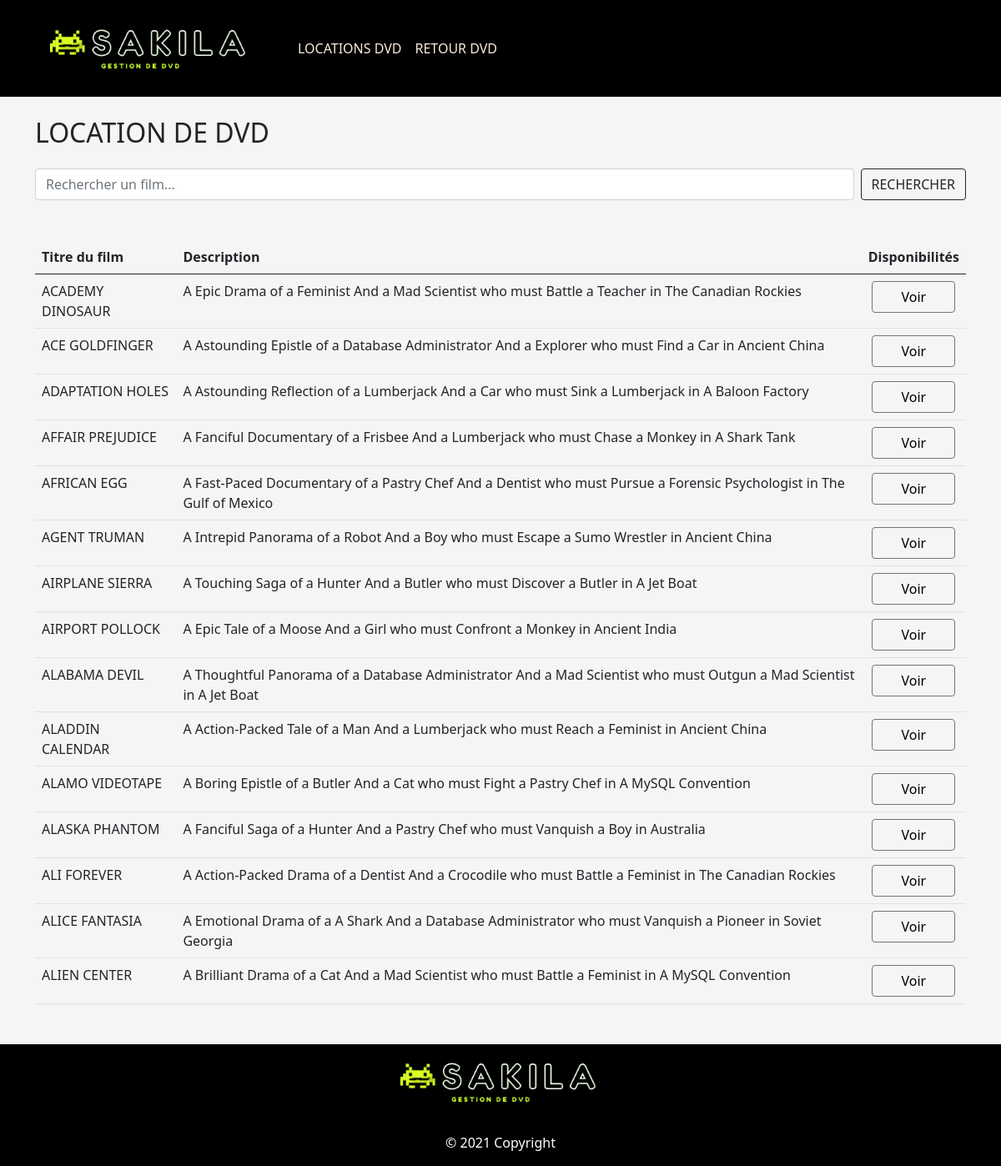
The page / on the database its author committed.
### tables this page shows
CREATE TABLE film (
  film_id SMALLINT UNSIGNED NOT NULL AUTO_INCREMENT,
  title VARCHAR(128) NOT NULL,
  description TEXT DEFAULT NULL,
  release_year YEAR DEFAULT NULL,
  language_id TINYINT UNSIGNED NOT NULL,
  original_language_id TINYINT UNSIGNED DEFAULT NULL,
  rental_duration TINYINT UNSIGNED NOT NULL DEFAULT 3,
  rental_rate DECIMAL(4,2) NOT NULL DEFAULT 4.99,
  length SMALLINT UNSIGNED DEFAULT NULL,
  replacement_cost DECIMAL(5,2) NOT NULL DEFAULT 19.99,
  rating ENUM('G','PG','PG-13','R','NC-17') DEFAULT 'G',
  special_features SET('Trailers','Commentaries','Deleted Scenes','Behind the Scenes') DEFAULT NULL,
  last_update TIMESTAMP NOT NULL DEFAULT CURRENT_TIMESTAMP ON UPDATE CURRENT_TIMESTAMP,
  PRIMARY KEY  (film_id),
  KEY idx_title (title),
  KEY idx_fk_language_id (language_id),
  KEY idx_fk_original_language_id (original_language_id),
  CONSTRAINT fk_film_language FOREIGN KEY (language_id) REFERENCES language (language_id) ON DELETE RESTRICT ON UPDATE CASCADE,
  CONSTRAINT fk_film_language_original FOREIGN KEY (original_language_id) REFERENCES language (language_id) ON DELETE RESTRICT ON UPDATE CASCADE
);

### class/dbconfig.php (called while the page is built, shortened)
<?php
class database {
  private $db_host = "127.0.0.1";
  private $db_username = "root";
  private $db_password = "secret";
  private $db_name= "sakila";
  public function connectDb() {
    $conn = new PDO("mysql:host=$this->db_host;dbname=$this->db_name", $this->db_username, $this->db_password );
    $conn->setAttribute(PDO::ATTR_ERRMODE, PDO::ERRMODE_EXCEPTION);
    return $conn;
  }
}
?>

### class/films.php (called while the page is built, shortened)
<?php
class films extends database{
    public function getFilmsAndSearch() {
        $title="";
        if(!isset($_POST['title'])) {
            $title ="";
        } else {
            $title=$_POST['title'];
        }
            $sql = "SELECT * FROM film WHERE title LIKE :title ORDER BY title ASC limit 0,15";
            $query = $this->connectDb()->prepare($sql);
            $exec = $query->execute(array(":title"=>$title.'%'));
            if($exec) {
                if($query->rowCount()>0)
                {
                    $films = $query;
                    return $films;
                    }
                else {
                    echo 'No Data With This title';
                }
            } else {
                echo 'ERROR Data Not Inserted';
            }
    }
}
?>

### index.php (the view, shortened to what this page needs)
<?php
include_once "class/dbconfig.php";
include_once "class/films.php";
$query = new films;
$films = $query->getFilmsAndSearch();
include("components/header.php");
?>
<div class="container">
    <h2 class="title_page mt-4">LOCATION DE DVD</h2>
    <form class="d-flex mt-4" name="searchfilm" method="post" action="index.php">
        <input class="form-control me-2" type="text" name="title" placeholder="Rechercher un film...">
        <button class="btn btn-outline-dark" name="Find" type="submit">RECHERCHER</button>
    </form>
</div>
<div class="container">
    <table class="table table-hover mt-5">
        <thead>
            <tr>
                <th class="cellule_designation">Titre du film</th>
                <th class="cellule_designation">Description</th>
                <th class="cellule_designation">Disponibilités</th>
            </tr>
        </thead>
        <tbody>
            <?php foreach($films as $film) { ?>
            <tr>
                <td class="cellule_table">
                    <?php echo $film['title']; ?>
                </td>
                <td class="cellule_table">
                    <?php echo $film['description']; ?>
                </td>
                <td class="text-center">
                    <button type="button" class="btn btn-outline-secondary" style="width: 100px;">
                        <a href="list_films_available.php?film_id=<?php echo $film['film_id'] ?>" style="text-decoration:none; color:black;">Voir</a>
                    </button>
                </td>
            </tr>
            <?php } ?>
        </tbody>
    </table>
</div>
<?php include("components/footer.php");?>

### components/header.php (shortened to what this page needs)
<!DOCTYPE html>
<html lang="en">
<head>
    <link rel="stylesheet" href="css/style.css" type="text/css">
    <link href="https://cdn.jsdelivr.net/npm/bootstrap@5.0.2/dist/css/bootstrap.min.css" rel="stylesheet"
>
</head>
<body>
    </head>
    <body style="background:whitesmoke">
        <header>
            <nav class="navbar navbar-expand-lg" style="background-color: black;">
                <div class="container-fluid">
                    <a class="navbar-brand" href="index.php">
                        <img src="logo/logo_sakila.png" alt="logo" width="auto" height="90px">
                    </a>
                    <div class="collapse navbar-collapse text-center" id="navbarSupportedContent">
                        <ul class="navbar-nav me-auto mb-2 mb-lg-0">
                            <li class="nav-item button-menu">
                                <a class="nav-link text-center" href="index.php" style="color: antiquewhite;"> LOCATIONS DVD </a>
                            </li>
                            <li class="nav-item button-menu">
                                <a class="nav-link" href="list_unreturned_films.php" style="color: antiquewhite;">RETOUR
                                    DVD</a>
                            </li>
                        </ul>
                    </div>
                </div>
            </nav>
        </header>

### components/footer.php
</body>
<footer class="text-center text-white fixed mt-5" style="background-color:black;">
    <a class="navbar-brand" href="index.php">
        <img src="logo/logo_sakila.png" alt="logo" width="auto" height="90px">
    </a>
    <div class="text-center p-3 navigation" style="background-color:black;">
        © 2021 Copyright
    </div>
</footer>
</html>

### rows shown on the page
film: title "ACADEMY DINOSAUR", description "A Epic Drama of a Feminist And a Mad Scientist who must Battle a Teacher in The Canadian Rockies"
film: title "ACE GOLDFINGER", description "A Astounding Epistle of a Database Administrator And a Explorer who must Find a Car in Ancient China"
film: title "ADAPTATION HOLES", description "A Astounding Reflection of a Lumberjack And a Car who must Sink a Lumberjack in A Baloon Factory"
film: title "AFFAIR PREJUDICE", description "A Fanciful Documentary of a Frisbee And a Lumberjack who must Chase a Monkey in A Shark Tank"
film: title "AFRICAN EGG", description "A Fast-Paced Documentary of a Pastry Chef And a Dentist who must Pursue a Forensic Psychologist in The Gulf of Mexico"
film: title "AGENT TRUMAN", description "A Intrepid Panorama of a Robot And a Boy who must Escape a Sumo Wrestler in Ancient China"
film: title "AIRPLANE SIERRA", description "A Touching Saga of a Hunter And a Butler who must Discover a Butler in A Jet Boat"
film: title "AIRPORT POLLOCK", description "A Epic Tale of a Moose And a Girl who must Confront a Monkey in Ancient India"
film: title "ALABAMA DEVIL", description "A Thoughtful Panorama of a Database Administrator And a Mad Scientist who must Outgun a Mad Scientist in A Jet Boat"
film: title "ALADDIN CALENDAR", description "A Action-Packed Tale of a Man And a Lumberjack who must Reach a Feminist in Ancient China"
film: title "ALAMO VIDEOTAPE", description "A Boring Epistle of a Butler And a Cat who must Fight a Pastry Chef in A MySQL Convention"
film: title "ALASKA PHANTOM", description "A Fanciful Saga of a Hunter And a Pastry Chef who must Vanquish a Boy in Australia"
film: title "ALI FOREVER", description "A Action-Packed Drama of a Dentist And a Crocodile who must Battle a Feminist in The Canadian Rockies"
film: title "ALICE FANTASIA", description "A Emotional Drama of a A Shark And a Database Administrator who must Vanquish a Pioneer in Soviet Georgia"
film: title "ALIEN CENTER", description "A Brilliant Drama of a Cat And a Mad Scientist who must Battle a Feminist in A MySQL Convention"
